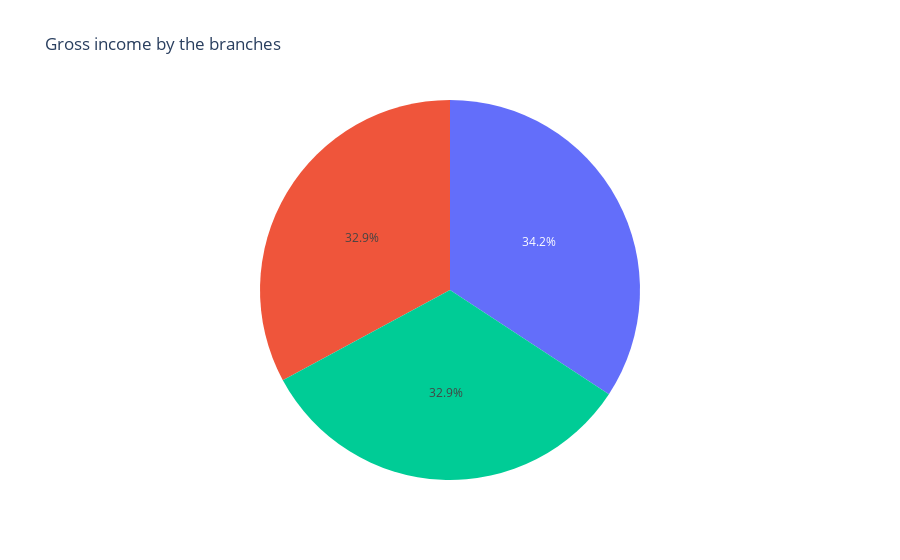

The notebook cell this image was saved under:
### Code cell
p=px.pie(a,labels="Branch",values="gross income",title="Gross income by the branches",hover_name="Branch")
p.show()

### Figure 1 — Plotly figure (JSON) as saved in the notebook; plotly's stock layout.template omitted (floating-point values rounded to 4 significant figures)
{"data": [{"domain": {"x": [0, 1], "y": [0, 1]}, "hovertemplate": "<b>%{hovertext}</b><br><br>gross income=%{value}<extra></extra>", "hovertext": ["A", "B", "C"], "legendgroup": "", "name": "", "showlegend": false, "type": "pie", "values": [5057.0, 5057.0, 5265.0]}], "layout": {"legend": {"tracegroupgap": 0}, "title": {"text": "Gross income by the branches"}}}
